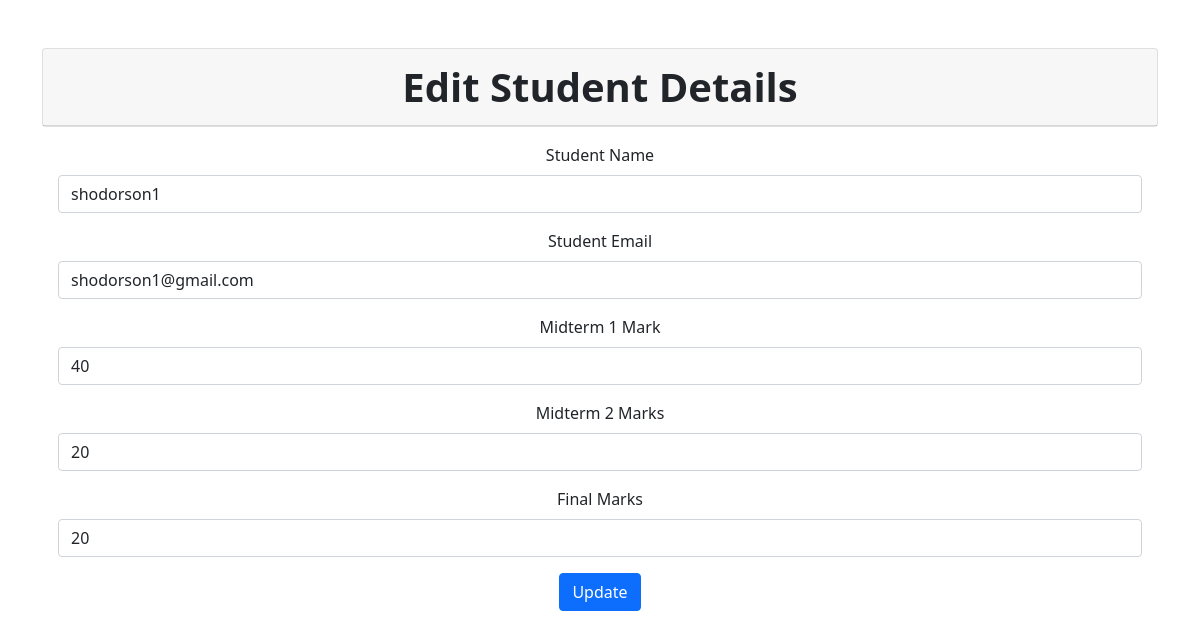
Screenshot of /student_edit.php?id=1001 with the database file from the repository.
### tables this page shows
CREATE TABLE `student_info` (
  `id` int(11) NOT NULL,
  `name` varchar(111) NOT NULL,
  `email` varchar(111) NOT NULL,
  `mid1` int(11),
  `mid2` int(11),
  `final` int(11),
  `total` int(11),
  `grade` varchar(10)
);

### student_edit.php (the view, shortened to what this page needs)
<?php
require 'dbconf.php';
if (isset($_GET['id'])) {
    $student_id = mysqli_real_escape_string($conn, $_GET['id']);
    $query = "SELECT * FROM student_info WHERE id='$student_id' ";
    $query_run = mysqli_query($conn, $query);
    if(mysqli_num_rows($query_run) > 0){
        $student = mysqli_fetch_array($query_run);
    } else {
        echo "<h4>Not found Student Details!!!</h4>";
    }
} else {
    echo "<h4>Invalid Student ID!!!</h4>";
}
?>
<!doctype html>
<html lang="en">
<head>
    <link href="https://cdn.jsdelivr.net/npm/bootstrap@5.0.2/dist/css/bootstrap.min.css" rel="stylesheet">
</head>
<body style="background-size: 100%">
    <div class="container mt-5">
        <div class="card w-100 text-center shadowBlue">
            <div class="card-header">
                <div class="row">
                    <div>
                        <b style="font-size: 40px;">Edit Student Details</b>
                    </div>
                </div>
            </div>
        </div>
        <div class="table-responsive text-center">
            <div class="card-body">
                <form method="post">
                    <div class="mb-3">
                        <label for="name" class="form-label">Student Name</label>
                        <input type="text" class="form-control" id="name" name="name" value="<?= $student['name']; ?>">
                    </div>
                    <div class="mb-3">
                        <label for="email" class="form-label">Student Email</label>
                        <input type="email" class="form-control" id="email" name="email" value="<?= $student['email']; ?>">
                    </div>
                    <div class="mb-3">
                        <label for="mid1" class="form-label">Midterm 1 Mark</label>
                        <input type="text" class="form-control" id="mid1" name="mid1" value="<?= $student['mid1']; ?>">
                    </div>
                    <div class="mb-3">
                        <label for="mid2" class="form-label">Midterm 2 Marks</label>
                        <input type="text" class="form-control" id="mid2" name="mid2" value="<?= $student['mid2']; ?>">
                    </div>
                    <div class="mb-3">
                        <label for="final" class="form-label">Final Marks</label>
                        <input type="text" class="form-control" id="final" name="final" value="<?= $student['final']; ?>">
                    </div>
                    <button type="submit" class="btn btn-primary">Update</button>
                </form>
            </div>
        </div>
    </div>
</body>
</html>

### rows the page displays
student_info: name "shodorson1", email "shodorson1@gmail.com", mid1 "40", mid2 "20", final "20"
